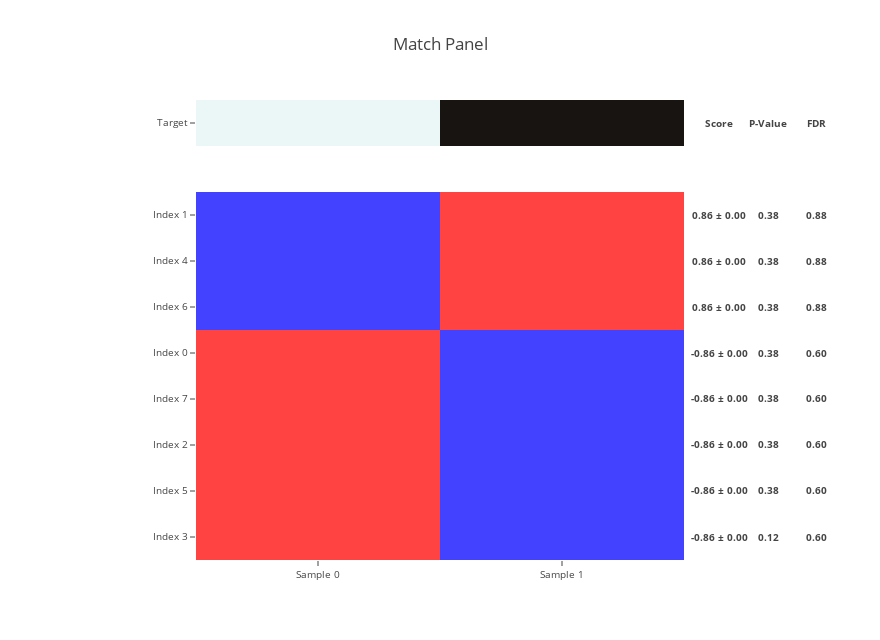
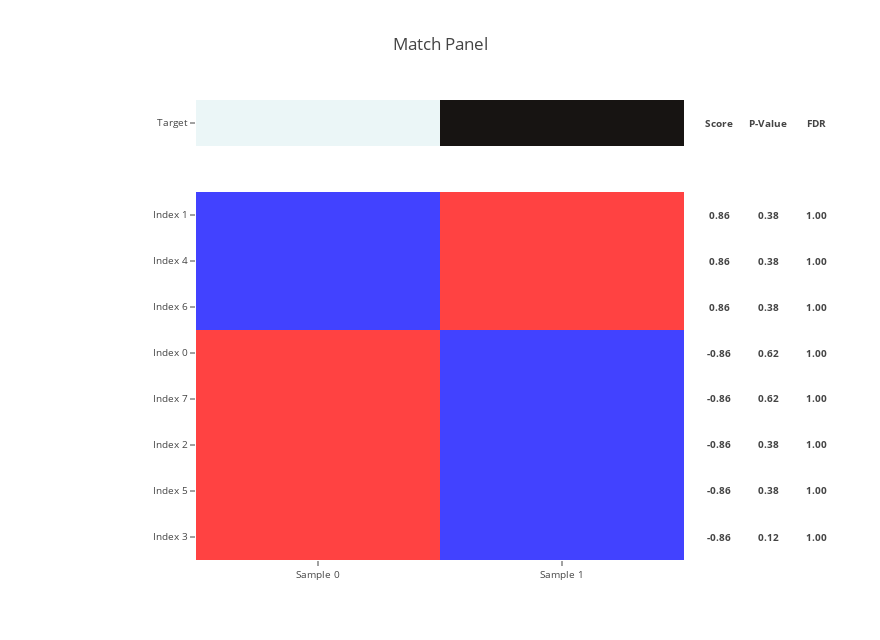
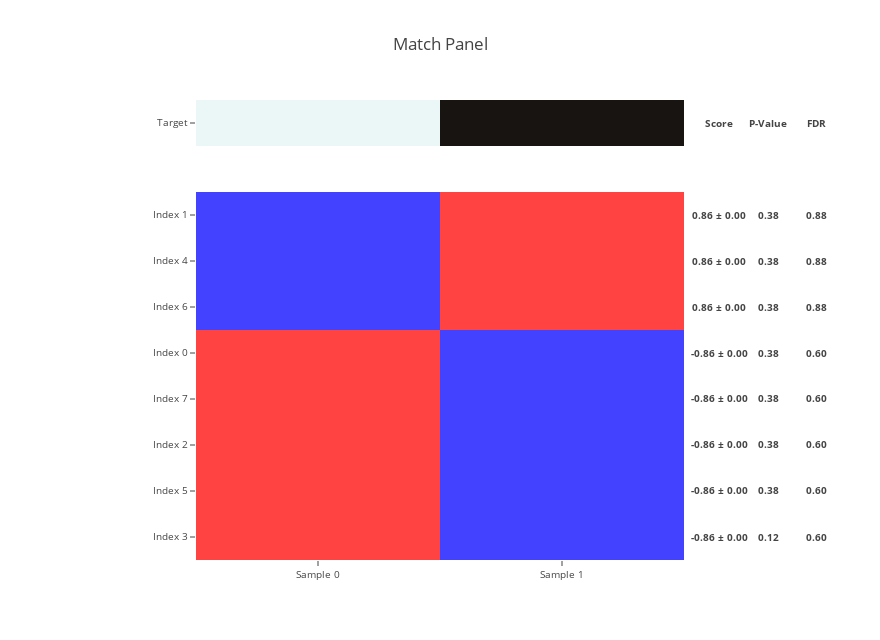

Notebook cell for these charts, in order:
### Code cell
import pandas as pd


target = [
    0,
    2,
]

target = pd.Series(
    target, 
    name='Target',
    index=('Sample {}'.format(i) for i in range(len(target))),
)

n_row = 8

features = pd.DataFrame(
    np.random.random_sample(size=(
        n_row,
        target.size,
    )),
    index=('Index {}'.format(i) for i in range(n_row)),
    columns=target.index,
)

for random_seed in range(3):

    score_moe_p_value_fdr = make_match_panel(
        target,
        features,
        n_sampling=2,
        n_permutation=1,
        random_seed=random_seed,
        target_type='binary',
    )

### Figure 1 — Plotly figure (JSON) as saved in the notebook; plotly's stock layout.template omitted (floating-point values rounded to 4 significant figures; data arrays with more than 128 entries replaced by an {"elided": "..."} marker saying what was removed)
{"data": [{"colorscale": [[0, "#ebf6f7"], [1, "#171412"]], "showscale": false, "text": [["Sample 0", "Sample 1"]], "type": "heatmap", "uid": "9793d1da-4a00-4d0c-8ebf-1e27e4d7d890", "x": ["Sample 0", "Sample 1"], "y": ["Target"], "yaxis": "y2", "z": [[0, 2]]}, {"colorscale": {"elided": "256x2 mixed values"}, "showscale": false, "type": "heatmap", "uid": "421e6ab9-7273-4c63-8ccb-0ddc90915806", "x": ["Sample 0", "Sample 1"], "y": ["Index 3", "Index 5", "Index 2", "Index 7", "Index 0", "Index 6", "Index 4", "Index 1"], "yaxis": "y", "z": [[1.0, -1.0], [1, -1], [1, -1], [1, -1], [1.0, -1.0], [-1, 1], [-1, 1], [-1, 1]], "zmax": 1.0, "zmin": -1.0}], "layout": {"annotations": [{"font": {"size": 9.6}, "showarrow": false, "text": "<b>Score</b>", "width": 64, "x": 1.002, "xanchor": "left", "xref": "paper", "y": 0.95, "yanchor": "middle", "yref": "paper"}, {"font": {"size": 9.6}, "showarrow": false, "text": "<b>0.86 ± 0.00</b>", "width": 64, "x": 1.002, "xanchor": "left", "xref": "paper", "y": 0.75, "yanchor": "middle", "yref": "paper"}, {"font": {"size": 9.6}, "showarrow": false, "text": "<b>0.86 ± 0.00</b>", "width": 64, "x": 1.002, "xanchor": "left", "xref": "paper", "y": 0.65, "yanchor": "middle", "yref": "paper"}, {"font": {"size": 9.6}, "showarrow": false, "text": "<b>0.86 ± 0.00</b>", "width": 64, "x": 1.002, "xanchor": "left", "xref": "paper", "y": 0.55, "yanchor": "middle", "yref": "paper"}, {"font": {"size": 9.6}, "showarrow": false, "text": "<b>-0.86 ± 0.00</b>", "width": 64, "x": 1.002, "xanchor": "left", "xref": "paper", "y": 0.45, "yanchor": "middle", "yref": "paper"}, {"font": {"size": 9.6}, "showarrow": false, "text": "<b>-0.86 ± 0.00</b>", "width": 64, "x": 1.002, "xanchor": "left", "xref": "paper", "y": 0.35, "yanchor": "middle", "yref": "paper"}, {"font": {"size": 9.6}, "showarrow": false, "text": "<b>-0.86 ± 0.00</b>", "width": 64, "x": 1.002, "xanchor": "left", "xref": "paper", "y": 0.25, "yanchor": "middle", "yref": "paper"}, {"font": {"size": 9.6}, "showarrow": false, "text": "<b>-0.86 ± 0.00</b>", "width": 64, "x": 1.002, "xanchor": "left", "xref": "paper", "y": 0.15, "yanchor": "middle", "yref": "paper"}, {"font": {"size": 9.6}, "showarrow": false, "text": "<b>-0.86 ± 0.00</b>", "width": 64, "x": 1.002, "xanchor": "left", "xref": "paper", "y": 0.05, "yanchor": "middle", "yref": "paper"}, {"font": {"size": 9.6}, "showarrow": false, "text": "<b>P-Value</b>", "width": 64, "x": 1.102, "xanchor": "left", "xref": "paper", "y": 0.95, "yanchor": "middle", "yref": "paper"}, {"font": {"size": 9.6}, "showarrow": false, "text": "<b>0.38</b>", "width": 64, "x": 1.102, "xanchor": "left", "xref": "paper", "y": 0.75, "yanchor": "middle", "yref": "paper"}, {"font": {"size": 9.6}, "showarrow": false, "text": "<b>0.38</b>", "width": 64, "x": 1.102, "xanchor": "left", "xref": "paper", "y": 0.65, "yanchor": "middle", "yref": "paper"}, {"font": {"size": 9.6}, "showarrow": false, "text": "<b>0.38</b>", "width": 64, "x": 1.102, "xanchor": "left", "xref": "paper", "y": 0.55, "yanchor": "middle", "yref": "paper"}, {"font": {"size": 9.6}, "showarrow": false, "text": "<b>0.38</b>", "width": 64, "x": 1.102, "xanchor": "left", "xref": "paper", "y": 0.45, "yanchor": "middle", "yref": "paper"}, {"font": {"size": 9.6}, "showarrow": false, "text": "<b>0.38</b>", "width": 64, "x": 1.102, "xanchor": "left", "xref": "paper", "y": 0.35, "yanchor": "middle", "yref": "paper"}, {"font": {"size": 9.6}, "showarrow": false, "text": "<b>0.38</b>", "width": 64, "x": 1.102, "xanchor": "left", "xref": "paper", "y": 0.25, "yanchor": "middle", "yref": "paper"}, {"font": {"size": 9.6}, "showarrow": false, "text": "<b>0.38</b>", "width": 64, "x": 1.102, "xanchor": "left", "xref": "paper", "y": 0.15, "yanchor": "middle", "yref": "paper"}, {"font": {"size": 9.6}, "showarrow": false, "text": "<b>0.12</b>", "width": 64, "x": 1.102, "xanchor": "left", "xref": "paper", "y": 0.05, "yanchor": "middle", "yref": "paper"}, {"font": {"size": 9.6}, "showarrow": false, "text": "<b>FDR</b>", "width": 64, "x": 1.202, "xanchor": "left", "xref": "paper", "y": 0.95, "yanchor": "middle", "yref": "paper"}, {"font": {"size": 9.6}, "showarrow": false, "text": "<b>0.88</b>", "width": 64, "x": 1.202, "xanchor": "left", "xref": "paper", "y": 0.75, "yanchor": "middle", "yref": "paper"}, {"font": {"size": 9.6}, "showarrow": false, "text": "<b>0.88</b>", "width": 64, "x": 1.202, "xanchor": "left", "xref": "paper", "y": 0.65, "yanchor": "middle", "yref": "paper"}, {"font": {"size": 9.6}, "showarrow": false, "text": "<b>0.88</b>", "width": 64, "x": 1.202, "xanchor": "left", "xref": "paper", "y": 0.55, "yanchor": "middle", "yref": "paper"}, {"font": {"size": 9.6}, "showarrow": false, "text": "<b>0.60</b>", "width": 64, "x": 1.202, "xanchor": "left", "xref": "paper", "y": 0.45, "yanchor": "middle", "yref": "paper"}, {"font": {"size": 9.6}, "showarrow": false, "text": "<b>0.60</b>", "width": 64, "x": 1.202, "xanchor": "left", "xref": "paper", "y": 0.35, "yanchor": "middle", "yref": "paper"}, {"font": {"size": 9.6}, "showarrow": false, "text": "<b>0.60</b>", "width": 64, "x": 1.202, "xanchor": "left", "xref": "paper", "y": 0.25, "yanchor": "middle", "yref": "paper"}, {"font": {"size": 9.6}, "showarrow": false, "text": "<b>0.60</b>", "width": 64, "x": 1.202, "xanchor": "left", "xref": "paper", "y": 0.15, "yanchor": "middle", "yref": "paper"}, {"font": {"size": 9.6}, "showarrow": false, "text": "<b>0.60</b>", "width": 64, "x": 1.202, "xanchor": "left", "xref": "paper", "y": 0.05, "yanchor": "middle", "yref": "paper"}], "height": 640, "margin": {"l": 196, "r": 196}, "title": "Match Panel", "width": 880, "xaxis": {"anchor": "y", "tickfont": {"size": 9.6}}, "yaxis": {"domain": [0, 0.8], "dtick": 1, "tickfont": {"size": 9.6}}, "yaxis2": {"domain": [0.9, 1], "tickfont": {"size": 9.6}}}}

### Figure 2 — Plotly figure (JSON) as saved in the notebook; plotly's stock layout.template omitted (floating-point values rounded to 4 significant figures; data arrays with more than 128 entries replaced by an {"elided": "..."} marker saying what was removed)
{"data": [{"colorscale": [[0, "#ebf6f7"], [1, "#171412"]], "showscale": false, "text": [["Sample 0", "Sample 1"]], "type": "heatmap", "uid": "a095a11a-ca4a-4bca-8a94-cf66a8c8ac19", "x": ["Sample 0", "Sample 1"], "y": ["Target"], "yaxis": "y2", "z": [[0, 2]]}, {"colorscale": {"elided": "256x2 mixed values"}, "showscale": false, "type": "heatmap", "uid": "c9661da1-d176-4362-a209-2d7100da98a8", "x": ["Sample 0", "Sample 1"], "y": ["Index 3", "Index 5", "Index 2", "Index 7", "Index 0", "Index 6", "Index 4", "Index 1"], "yaxis": "y", "z": [[1.0, -1.0], [1, -1], [1, -1], [1, -1], [1.0, -1.0], [-1, 1], [-1, 1], [-1, 1]], "zmax": 1.0, "zmin": -1.0}], "layout": {"annotations": [{"font": {"size": 9.6}, "showarrow": false, "text": "<b>Score</b>", "width": 64, "x": 1.002, "xanchor": "left", "xref": "paper", "y": 0.95, "yanchor": "middle", "yref": "paper"}, {"font": {"size": 9.6}, "showarrow": false, "text": "<b>0.86</b>", "width": 64, "x": 1.002, "xanchor": "left", "xref": "paper", "y": 0.75, "yanchor": "middle", "yref": "paper"}, {"font": {"size": 9.6}, "showarrow": false, "text": "<b>0.86</b>", "width": 64, "x": 1.002, "xanchor": "left", "xref": "paper", "y": 0.65, "yanchor": "middle", "yref": "paper"}, {"font": {"size": 9.6}, "showarrow": false, "text": "<b>0.86</b>", "width": 64, "x": 1.002, "xanchor": "left", "xref": "paper", "y": 0.55, "yanchor": "middle", "yref": "paper"}, {"font": {"size": 9.6}, "showarrow": false, "text": "<b>-0.86</b>", "width": 64, "x": 1.002, "xanchor": "left", "xref": "paper", "y": 0.45, "yanchor": "middle", "yref": "paper"}, {"font": {"size": 9.6}, "showarrow": false, "text": "<b>-0.86</b>", "width": 64, "x": 1.002, "xanchor": "left", "xref": "paper", "y": 0.35, "yanchor": "middle", "yref": "paper"}, {"font": {"size": 9.6}, "showarrow": false, "text": "<b>-0.86</b>", "width": 64, "x": 1.002, "xanchor": "left", "xref": "paper", "y": 0.25, "yanchor": "middle", "yref": "paper"}, {"font": {"size": 9.6}, "showarrow": false, "text": "<b>-0.86</b>", "width": 64, "x": 1.002, "xanchor": "left", "xref": "paper", "y": 0.15, "yanchor": "middle", "yref": "paper"}, {"font": {"size": 9.6}, "showarrow": false, "text": "<b>-0.86</b>", "width": 64, "x": 1.002, "xanchor": "left", "xref": "paper", "y": 0.05, "yanchor": "middle", "yref": "paper"}, {"font": {"size": 9.6}, "showarrow": false, "text": "<b>P-Value</b>", "width": 64, "x": 1.102, "xanchor": "left", "xref": "paper", "y": 0.95, "yanchor": "middle", "yref": "paper"}, {"font": {"size": 9.6}, "showarrow": false, "text": "<b>0.38</b>", "width": 64, "x": 1.102, "xanchor": "left", "xref": "paper", "y": 0.75, "yanchor": "middle", "yref": "paper"}, {"font": {"size": 9.6}, "showarrow": false, "text": "<b>0.38</b>", "width": 64, "x": 1.102, "xanchor": "left", "xref": "paper", "y": 0.65, "yanchor": "middle", "yref": "paper"}, {"font": {"size": 9.6}, "showarrow": false, "text": "<b>0.38</b>", "width": 64, "x": 1.102, "xanchor": "left", "xref": "paper", "y": 0.55, "yanchor": "middle", "yref": "paper"}, {"font": {"size": 9.6}, "showarrow": false, "text": "<b>0.62</b>", "width": 64, "x": 1.102, "xanchor": "left", "xref": "paper", "y": 0.45, "yanchor": "middle", "yref": "paper"}, {"font": {"size": 9.6}, "showarrow": false, "text": "<b>0.62</b>", "width": 64, "x": 1.102, "xanchor": "left", "xref": "paper", "y": 0.35, "yanchor": "middle", "yref": "paper"}, {"font": {"size": 9.6}, "showarrow": false, "text": "<b>0.38</b>", "width": 64, "x": 1.102, "xanchor": "left", "xref": "paper", "y": 0.25, "yanchor": "middle", "yref": "paper"}, {"font": {"size": 9.6}, "showarrow": false, "text": "<b>0.38</b>", "width": 64, "x": 1.102, "xanchor": "left", "xref": "paper", "y": 0.15, "yanchor": "middle", "yref": "paper"}, {"font": {"size": 9.6}, "showarrow": false, "text": "<b>0.12</b>", "width": 64, "x": 1.102, "xanchor": "left", "xref": "paper", "y": 0.05, "yanchor": "middle", "yref": "paper"}, {"font": {"size": 9.6}, "showarrow": false, "text": "<b>FDR</b>", "width": 64, "x": 1.202, "xanchor": "left", "xref": "paper", "y": 0.95, "yanchor": "middle", "yref": "paper"}, {"font": {"size": 9.6}, "showarrow": false, "text": "<b>1.00</b>", "width": 64, "x": 1.202, "xanchor": "left", "xref": "paper", "y": 0.75, "yanchor": "middle", "yref": "paper"}, {"font": {"size": 9.6}, "showarrow": false, "text": "<b>1.00</b>", "width": 64, "x": 1.202, "xanchor": "left", "xref": "paper", "y": 0.65, "yanchor": "middle", "yref": "paper"}, {"font": {"size": 9.6}, "showarrow": false, "text": "<b>1.00</b>", "width": 64, "x": 1.202, "xanchor": "left", "xref": "paper", "y": 0.55, "yanchor": "middle", "yref": "paper"}, {"font": {"size": 9.6}, "showarrow": false, "text": "<b>1.00</b>", "width": 64, "x": 1.202, "xanchor": "left", "xref": "paper", "y": 0.45, "yanchor": "middle", "yref": "paper"}, {"font": {"size": 9.6}, "showarrow": false, "text": "<b>1.00</b>", "width": 64, "x": 1.202, "xanchor": "left", "xref": "paper", "y": 0.35, "yanchor": "middle", "yref": "paper"}, {"font": {"size": 9.6}, "showarrow": false, "text": "<b>1.00</b>", "width": 64, "x": 1.202, "xanchor": "left", "xref": "paper", "y": 0.25, "yanchor": "middle", "yref": "paper"}, {"font": {"size": 9.6}, "showarrow": false, "text": "<b>1.00</b>", "width": 64, "x": 1.202, "xanchor": "left", "xref": "paper", "y": 0.15, "yanchor": "middle", "yref": "paper"}, {"font": {"size": 9.6}, "showarrow": false, "text": "<b>1.00</b>", "width": 64, "x": 1.202, "xanchor": "left", "xref": "paper", "y": 0.05, "yanchor": "middle", "yref": "paper"}], "height": 640, "margin": {"l": 196, "r": 196}, "title": "Match Panel", "width": 880, "xaxis": {"anchor": "y", "tickfont": {"size": 9.6}}, "yaxis": {"domain": [0, 0.8], "dtick": 1, "tickfont": {"size": 9.6}}, "yaxis2": {"domain": [0.9, 1], "tickfont": {"size": 9.6}}}}

### Figure 3 — Plotly figure (JSON) as saved in the notebook; plotly's stock layout.template omitted (floating-point values rounded to 4 significant figures; data arrays with more than 128 entries replaced by an {"elided": "..."} marker saying what was removed)
{"data": [{"colorscale": [[0, "#ebf6f7"], [1, "#171412"]], "showscale": false, "text": [["Sample 0", "Sample 1"]], "type": "heatmap", "uid": "13f76879-8b6d-451e-b85b-40d26d95ca0b", "x": ["Sample 0", "Sample 1"], "y": ["Target"], "yaxis": "y2", "z": [[0, 2]]}, {"colorscale": {"elided": "256x2 mixed values"}, "showscale": false, "type": "heatmap", "uid": "1c9f803c-2698-435a-b554-f2aa7e23b567", "x": ["Sample 0", "Sample 1"], "y": ["Index 3", "Index 5", "Index 2", "Index 7", "Index 0", "Index 6", "Index 4", "Index 1"], "yaxis": "y", "z": [[1.0, -1.0], [1, -1], [1, -1], [1, -1], [1.0, -1.0], [-1, 1], [-1, 1], [-1, 1]], "zmax": 1.0, "zmin": -1.0}], "layout": {"annotations": [{"font": {"size": 9.6}, "showarrow": false, "text": "<b>Score</b>", "width": 64, "x": 1.002, "xanchor": "left", "xref": "paper", "y": 0.95, "yanchor": "middle", "yref": "paper"}, {"font": {"size": 9.6}, "showarrow": false, "text": "<b>0.86 ± 0.00</b>", "width": 64, "x": 1.002, "xanchor": "left", "xref": "paper", "y": 0.75, "yanchor": "middle", "yref": "paper"}, {"font": {"size": 9.6}, "showarrow": false, "text": "<b>0.86 ± 0.00</b>", "width": 64, "x": 1.002, "xanchor": "left", "xref": "paper", "y": 0.65, "yanchor": "middle", "yref": "paper"}, {"font": {"size": 9.6}, "showarrow": false, "text": "<b>0.86 ± 0.00</b>", "width": 64, "x": 1.002, "xanchor": "left", "xref": "paper", "y": 0.55, "yanchor": "middle", "yref": "paper"}, {"font": {"size": 9.6}, "showarrow": false, "text": "<b>-0.86 ± 0.00</b>", "width": 64, "x": 1.002, "xanchor": "left", "xref": "paper", "y": 0.45, "yanchor": "middle", "yref": "paper"}, {"font": {"size": 9.6}, "showarrow": false, "text": "<b>-0.86 ± 0.00</b>", "width": 64, "x": 1.002, "xanchor": "left", "xref": "paper", "y": 0.35, "yanchor": "middle", "yref": "paper"}, {"font": {"size": 9.6}, "showarrow": false, "text": "<b>-0.86 ± 0.00</b>", "width": 64, "x": 1.002, "xanchor": "left", "xref": "paper", "y": 0.25, "yanchor": "middle", "yref": "paper"}, {"font": {"size": 9.6}, "showarrow": false, "text": "<b>-0.86 ± 0.00</b>", "width": 64, "x": 1.002, "xanchor": "left", "xref": "paper", "y": 0.15, "yanchor": "middle", "yref": "paper"}, {"font": {"size": 9.6}, "showarrow": false, "text": "<b>-0.86 ± 0.00</b>", "width": 64, "x": 1.002, "xanchor": "left", "xref": "paper", "y": 0.05, "yanchor": "middle", "yref": "paper"}, {"font": {"size": 9.6}, "showarrow": false, "text": "<b>P-Value</b>", "width": 64, "x": 1.102, "xanchor": "left", "xref": "paper", "y": 0.95, "yanchor": "middle", "yref": "paper"}, {"font": {"size": 9.6}, "showarrow": false, "text": "<b>0.38</b>", "width": 64, "x": 1.102, "xanchor": "left", "xref": "paper", "y": 0.75, "yanchor": "middle", "yref": "paper"}, {"font": {"size": 9.6}, "showarrow": false, "text": "<b>0.38</b>", "width": 64, "x": 1.102, "xanchor": "left", "xref": "paper", "y": 0.65, "yanchor": "middle", "yref": "paper"}, {"font": {"size": 9.6}, "showarrow": false, "text": "<b>0.38</b>", "width": 64, "x": 1.102, "xanchor": "left", "xref": "paper", "y": 0.55, "yanchor": "middle", "yref": "paper"}, {"font": {"size": 9.6}, "showarrow": false, "text": "<b>0.38</b>", "width": 64, "x": 1.102, "xanchor": "left", "xref": "paper", "y": 0.45, "yanchor": "middle", "yref": "paper"}, {"font": {"size": 9.6}, "showarrow": false, "text": "<b>0.38</b>", "width": 64, "x": 1.102, "xanchor": "left", "xref": "paper", "y": 0.35, "yanchor": "middle", "yref": "paper"}, {"font": {"size": 9.6}, "showarrow": false, "text": "<b>0.38</b>", "width": 64, "x": 1.102, "xanchor": "left", "xref": "paper", "y": 0.25, "yanchor": "middle", "yref": "paper"}, {"font": {"size": 9.6}, "showarrow": false, "text": "<b>0.38</b>", "width": 64, "x": 1.102, "xanchor": "left", "xref": "paper", "y": 0.15, "yanchor": "middle", "yref": "paper"}, {"font": {"size": 9.6}, "showarrow": false, "text": "<b>0.12</b>", "width": 64, "x": 1.102, "xanchor": "left", "xref": "paper", "y": 0.05, "yanchor": "middle", "yref": "paper"}, {"font": {"size": 9.6}, "showarrow": false, "text": "<b>FDR</b>", "width": 64, "x": 1.202, "xanchor": "left", "xref": "paper", "y": 0.95, "yanchor": "middle", "yref": "paper"}, {"font": {"size": 9.6}, "showarrow": false, "text": "<b>0.88</b>", "width": 64, "x": 1.202, "xanchor": "left", "xref": "paper", "y": 0.75, "yanchor": "middle", "yref": "paper"}, {"font": {"size": 9.6}, "showarrow": false, "text": "<b>0.88</b>", "width": 64, "x": 1.202, "xanchor": "left", "xref": "paper", "y": 0.65, "yanchor": "middle", "yref": "paper"}, {"font": {"size": 9.6}, "showarrow": false, "text": "<b>0.88</b>", "width": 64, "x": 1.202, "xanchor": "left", "xref": "paper", "y": 0.55, "yanchor": "middle", "yref": "paper"}, {"font": {"size": 9.6}, "showarrow": false, "text": "<b>0.60</b>", "width": 64, "x": 1.202, "xanchor": "left", "xref": "paper", "y": 0.45, "yanchor": "middle", "yref": "paper"}, {"font": {"size": 9.6}, "showarrow": false, "text": "<b>0.60</b>", "width": 64, "x": 1.202, "xanchor": "left", "xref": "paper", "y": 0.35, "yanchor": "middle", "yref": "paper"}, {"font": {"size": 9.6}, "showarrow": false, "text": "<b>0.60</b>", "width": 64, "x": 1.202, "xanchor": "left", "xref": "paper", "y": 0.25, "yanchor": "middle", "yref": "paper"}, {"font": {"size": 9.6}, "showarrow": false, "text": "<b>0.60</b>", "width": 64, "x": 1.202, "xanchor": "left", "xref": "paper", "y": 0.15, "yanchor": "middle", "yref": "paper"}, {"font": {"size": 9.6}, "showarrow": false, "text": "<b>0.60</b>", "width": 64, "x": 1.202, "xanchor": "left", "xref": "paper", "y": 0.05, "yanchor": "middle", "yref": "paper"}], "height": 640, "margin": {"l": 196, "r": 196}, "title": "Match Panel", "width": 880, "xaxis": {"anchor": "y", "tickfont": {"size": 9.6}}, "yaxis": {"domain": [0, 0.8], "dtick": 1, "tickfont": {"size": 9.6}}, "yaxis2": {"domain": [0.9, 1], "tickfont": {"size": 9.6}}}}
